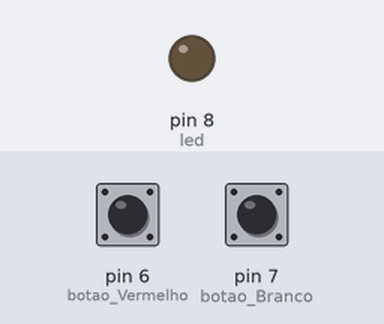
This sketch was run on a simulated Arduino Uno, built with avr-gcc and run on an emulated ATmega328P. Parts: output pins drawn as LEDs (lit = HIGH). The inputs (shaded band) are chosen by the test bench; at power-on: pin 7 (botao_Branco) LOW, pin 6 (botao_Vermelho) LOW.

Above: at 1.2 s.
1.3 s: pin 7 (botao_Branco) pulled HIGH for 3.2 s
At 4.5 s:
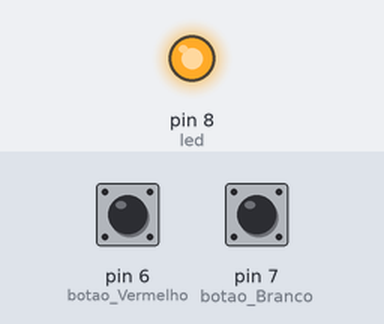
6.0 s: pin 6 (botao_Vermelho) pulled HIGH for 3.2 s
At 8.4 s:
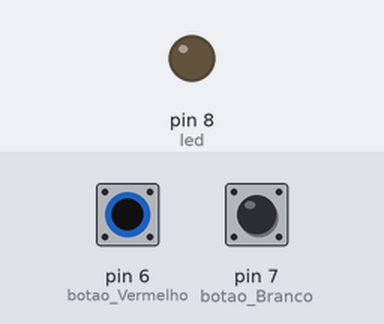
Timing chart, 0 to 9.9 s (numbered marks = the images above; inputs shaded):
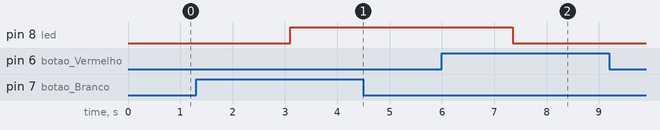

Measured:
- after the input at 1.3 s, pin 8 (led): LOW → HIGH after 1.8 s
- after the input at 6.0 s, pin 8 (led): HIGH → LOW after 1.4 s

The sketch:

botoesDePotenciaLed.ino
```cpp
#define led 8
#define botao_Branco 7
#define botao_Vermelho 6

int cont = 0;

void potencia (){
    int botao = digitalRead(botao_Branco);
    if (botao == HIGH){
        cont = cont + 10;


        if (cont > 255) cont = 255;
          analogWrite(led, cont);
          delay(150);
    }
    int botao_2 = digitalRead(botao_Vermelho);
    if (botao_2 == HIGH){
      cont = cont -10;

        if (cont < 0) cont = 0;
        analogWrite(led, cont);
        delay(150);
    }
}

void setup(){

  pinMode(8,OUTPUT);
  pinMode(7,INPUT);
  pinMode(6,INPUT);

}


void loop (){
   potencia();
}
```
